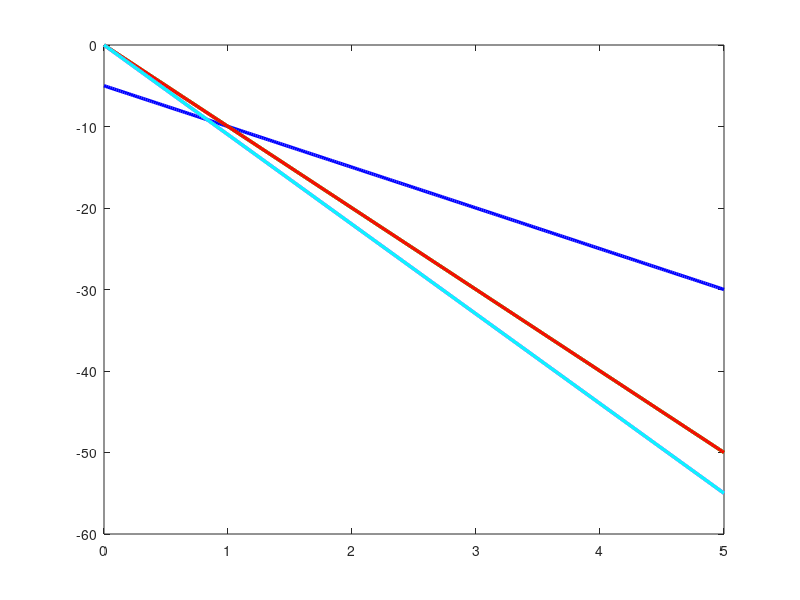

Write the MATLAB code that produced this figure. (Note: this script raises an error after producing the figure.)
%  DC GENERATOR CLASSIFICATION & VOLTAGE/CURRENT RELATIONS SIMULATOR

clc; clear; close all;

disp('====================================================');
disp('DC GENERATOR CLASSIFICATION & VOLTAGE/CURRENT RELATIONS');
disp('====================================================');

% ====================== USER INPUTS ======================
E = input('Enter Generated EMF E (V)          [example: 230]: ');
Ra  = input('Enter Armature resistance Ra (Ω)   [example: 0.5]: ');
Rsh  = input('Enter Shunt field resistance Rsh (Ω) [example: 200]: ');
Rsc = input('Enter Series field resistance Rsc (Ω) [example: 0.3]: ');
Vbrush = input('Enter Brush drop Vbrush (V)       [example: 2]: ');
IL_max = input('Enter Maximum Load Current IL (A) [example: 50]: ');

IL = linspace(0, IL_max, 300);   % Load current array

%  CALCULATIONS 

% 1. Separately Excited Generator
Ia_se = IL + (E / Rsh);                    % Field current from separate supply
Vt_se = E - Ia_se * Ra - Vbrush;

% 2. Shunt Generator (Self-excited)
Vt_sh = zeros(size(IL));
for i = 1:length(IL)
    % Approximate solution
    Vt_sh(i) = E - IL(i)*Ra - Vbrush - (IL(i)*Ra*Ra/Rsh);
end

% 3. Series Generator
Ia_series = IL;
Vt_series = E - Ia_series.*(Ra + Rsc) - Vbrush;

% 4. Long Shunt Compound Generator
Vt_long = zeros(size(IL));
for i = 1:length(IL)
    Vt_long(i) = E - IL(i)*(Ra + Rsc) - Vbrush - (IL(i)*Ra/Rsh);
end

% 5. Short Shunt Compound Generator
Vt_short = E - IL.*(Ra + Rsc) - Vbrush - (IL.*Ra/Rsh);

% ====================== DISPLAY EQUATIONS ======================
fprintf('\n');
disp('====================================================');
disp('VOLTAGE & CURRENT RELATIONS');
disp('====================================================');
disp('1. Separately Excited :   E = Vt + Ia Ra + Vbrush');
disp('2. Shunt Generator     :   E = Vt + Ia Ra + Vbrush    (Ia = IL + Ish)');
disp('3. Series Generator    :   E = Vt + Ia(Ra + Rsc) + Vbrush');
disp('4. Long Shunt Compound :   E = Vt + Ia(Ra + Rsc) + Vbrush');
disp('5. Short Shunt Compound:   E = Vt + Ia(Ra + Rsc) + Vbrush');
disp('====================================================');
fprintf('Generated EMF E       = %.2f V\n', E);
fprintf('Brush drop            = %.2f V\n', Vbrush);
disp('====================================================');

% ====================== PLOT LOAD CHARACTERISTICS ======================
figure('Position', [100 100 1200 700]);

plot(IL, Vt_se,      'b-', 'LineWidth', 2.5, 'DisplayName', 'Separately Excited');
hold on;
plot(IL, Vt_sh,      'g-', 'LineWidth', 2.5, 'DisplayName', 'Shunt Generator');
plot(IL, Vt_series,  'r-', 'LineWidth', 2.5, 'DisplayName', 'Series Generator');
plot(IL, Vt_long,    'm-', 'LineWidth', 2.5, 'DisplayName', 'Long Shunt Compound');
plot(IL, Vt_short,   'c-', 'LineWidth', 2.5, 'DisplayName', 'Short Shunt Compound');

yline(E, '--k', 'Generated EMF E', 'LineWidth', 1.5, 'LabelHorizontalAlignment','left');

title('DC Generator External Characteristics (Vt vs IL)', ...
      'FontSize', 16, 'FontWeight', 'bold');
xlabel('Load Current I_L (A)', 'FontSize', 14);
ylabel('Terminal Voltage V_t (V)', 'FontSize', 14);
grid on;
legend('Location', 'best', 'FontSize', 12);
ylim([0 E*1.1]);
xlim([0 IL_max]);

text(IL_max*0.6, E*0.85, 'Voltage drops due to I_aR_a + Brush drop', ...
     'FontSize', 11, 'Color', 'darkred', 'FontWeight', 'bold');

hold off;

disp('Plot generated successfully!');
